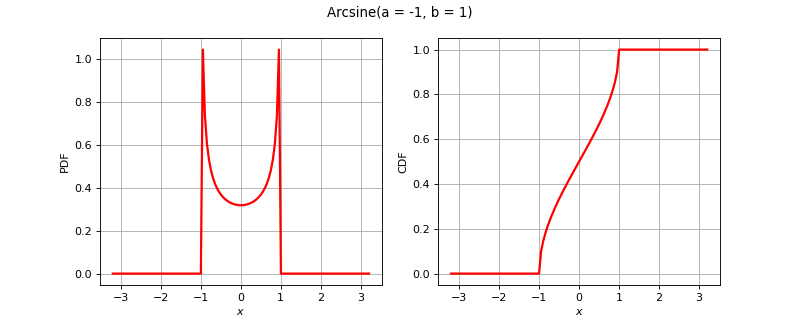

This figure's Python source:
import openturns as ot
from matplotlib import pyplot as plt
from openturns.viewer import View
title = None
if ot.Arcsine().__class__.__name__ == 'Bernoulli':
    distribution = ot.Bernoulli(0.7)
elif ot.Arcsine().__class__.__name__ == 'Binomial':
    distribution = ot.Binomial(5, 0.2)
elif ot.Arcsine().__class__.__name__ == 'Hypergeometric':
    distribution = ot.Hypergeometric(10, 4, 7)
elif ot.Arcsine().__class__.__name__ == 'CumulativeDistributionNetwork':
    coll = [ot.Normal(2),ot.Dirichlet([0.5, 1.0, 1.5])]
    distribution = ot.CumulativeDistributionNetwork(coll, ot.BipartiteGraph([[0,1], [0,1]]))
elif ot.Arcsine().__class__.__name__ == 'Histogram':
    distribution = ot.Histogram([-1.0, 0.5, 1.0, 2.0], [0.45, 0.4, 0.15])
elif ot.Arcsine().__class__.__name__ == 'KernelMixture':
    kernel = ot.Uniform()
    sample = ot.Normal().getSample(5)
    bandwidth = [1.0]
    distribution = ot.KernelMixture(kernel, bandwidth, sample)
elif ot.Arcsine().__class__.__name__ == 'MaximumDistribution':
    coll = [ot.Uniform(2.5, 3.5), ot.LogUniform(1.0, 1.2), ot.Triangular(2.0, 3.0, 4.0)]
    distribution = ot.MaximumDistribution(coll)
elif ot.Arcsine().__class__.__name__ == 'Multinomial':
    distribution = ot.Multinomial(5, [0.2])
elif ot.Arcsine().__class__.__name__ == 'RandomMixture':
    coll = [ot.Triangular(0.0, 1.0, 5.0), ot.Uniform(-2.0, 2.0)]
    weights = [0.8, 0.2]
    cst = 3.0
    distribution = ot.RandomMixture(coll, weights, cst)
elif ot.Arcsine().__class__.__name__ == 'TruncatedDistribution':
    distribution = ot.TruncatedDistribution(ot.Normal(2.0, 1.5), 1.0, 4.0)
elif ot.Arcsine().__class__.__name__ == 'UserDefined':
    distribution = ot.UserDefined([[1.0], [2.0], [3.0]], [0.4, 0.5, 1.0])
elif ot.Arcsine().__class__.__name__ == 'ZipfMandelbrot':
    distribution = ot.ZipfMandelbrot(10, 2.5, 0.3)
elif ot.Arcsine().__class__.__name__ == 'Normal':
    cov = ot.CovarianceMatrix([[1.0, -0.5], [-0.5, 1.0]])
    distribution = ot.Normal([0.0, 0.0], cov)
    title = "Normal dist. with correlation coefficient {}".format(cov[0, 1])
else:
    distribution = ot.Arcsine()

dimension = distribution.getDimension()
if title is None:
    title = str(distribution)[:100].split('\n')[0]
if dimension == 1:
    distribution.setDescription(['$x$'])
    pdf_graph = distribution.drawPDF()
    cdf_graph = distribution.drawCDF()
    fig = plt.figure(figsize=(10, 4))
    pdf_axis = fig.add_subplot(121)
    cdf_axis = fig.add_subplot(122)
    View(pdf_graph, figure=fig, axes=[pdf_axis], add_legend=False)
    View(cdf_graph, figure=fig, axes=[cdf_axis], add_legend=False)
    fig.suptitle(title)
elif dimension == 2:
    grid = ot.GridLayout(1, 2)
    pdf_graph = distribution.drawPDF()
    pdf_graph.setLegends([''])
    cdf_graph = distribution.drawCDF()
    cdf_graph.setLegends([''])
    grid.setGraph(0, 0, pdf_graph)
    grid.setGraph(0, 1, cdf_graph)
    grid.setTitle(title)
    fig = View(grid).getFigure()
    fig.axes[0].set_title('PDF')
    fig.axes[1].set_title('CDF')
